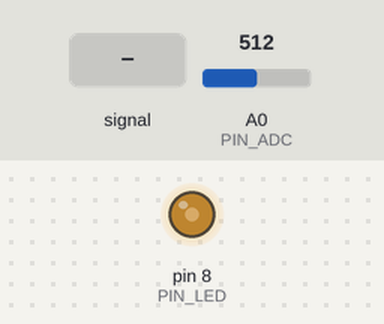
Recording of a program running on a simulated Arduino Mega 2560, built with avr-gcc and run on an emulated ATmega2560. Parts: output pins drawn as LEDs (lit = HIGH). The inputs (shaded band) are chosen by the test bench; at power-on: A0 (PIN_ADC) = 512. What the program prints to the serial monitor is not drawn.

Above: at 1.2 s.
1.3 s: A0 (PIN_ADC) fed a 2 Hz sine of ±306 counts around its level
At 1.55 s:
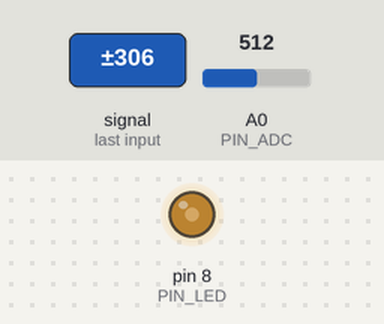
4.3 s: A0 (PIN_ADC) set to 716
At 5.0 s:
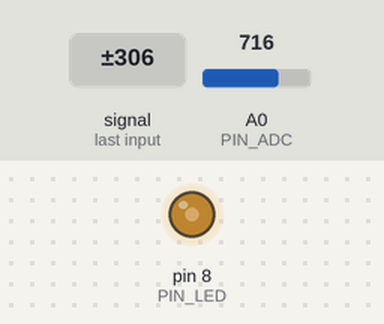
Timing chart, 0 to 7.3 s (numbered marks = the images above; inputs shaded):
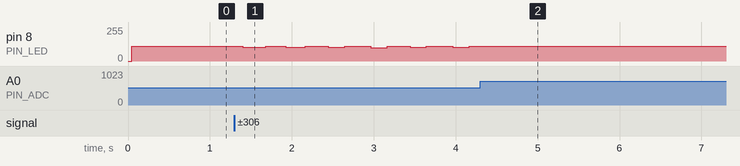

The program:

main.cpp
```cpp
#include <Arduino.h>

// LED infravermelho no D8, coletor do fototransistor no A0.
// Comecem com 1 s ligado e 1 s desligado. Depois reduzam os dois.
const int PIN_LED = 8;
const int PIN_ADC = A0;
unsigned long t_on_ms = 1000;
unsigned long t_off_ms = 1000;
const unsigned long PERIODO_US = 1000; // 100 ms


void setup() {
  pinMode(PIN_LED, OUTPUT);
  digitalWrite(PIN_LED, LOW);
  Serial.begin(115200);
}

void loop() {
  digitalWrite(PIN_LED, HIGH);
  //delay(t_on_ms);

  // Na fase com LED ligado:
   delayMicroseconds(PERIODO_US / 2);
  int adc_on = analogRead(PIN_ADC);

  digitalWrite(PIN_LED, LOW);
  // delay(t_off_ms);
  delayMicroseconds(PERIODO_US / 2);
  int adc_off = analogRead(PIN_ADC);

  int sinal = adc_off - adc_on;
  int dist = 1.30 + 380.07/sqrt(sinal);

  if (sinal <= 0) dist = 0;
  Serial.print(sinal);
  Serial.print(",");
  Serial.println(dist);
}
```

Measured:
- after the input at 1.3 s, pin 8 (PIN_LED): 112/255 → 105/255 after 0.10 s, → 111/255 0.28 s later, → 105/255 0.24 s later, → 111/255 0.24 s later, … (12 changes in this stretch)
- after the input at 4.3 s, pin 8 (PIN_LED): stops changing and stays 110/255
